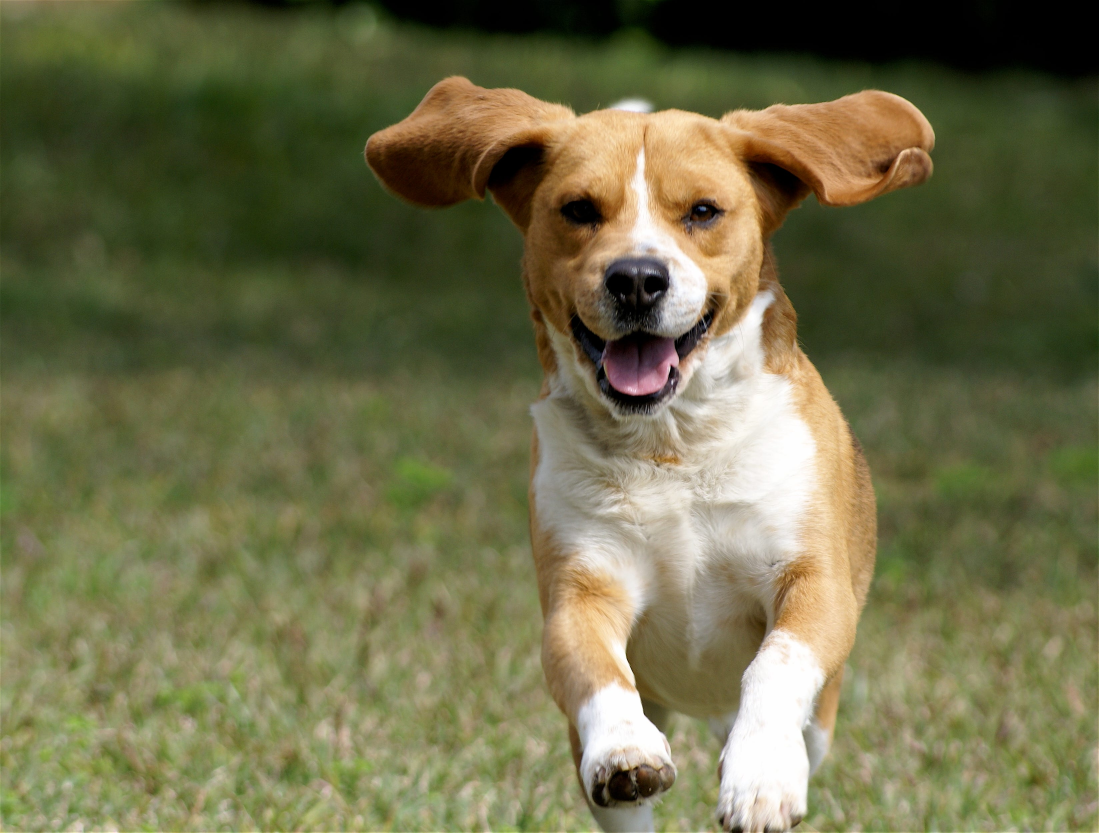
//> input picture CPP_OpenCV_Review/Dog.jpg, 3296 x 2497 px (shown at 1/3 size)
$ ./OpenCV_Review   (built with g++ and OpenCV 4)
//> lines starting //> are read from the running program, lines starting //| are printed output that depends on the picture
#include <iostream>
#include <opencv2/opencv.hpp>
#include <opencv2/highgui/highgui.hpp>
#include <opencv2/cudaimgproc.hpp>
#include <opencv2/core/cuda.hpp>
#include <opencv2/dnn.hpp>
int main() {
    // 設定圖片路徑
    std::string imagePath = "./Dog.jpg";

    // 讀取圖片
    cv::Mat originalImage = cv::imread(imagePath);
//> originalImage is the input picture: 2497 rows x 3296 cols, CV_8UC3; mean B, G, R 74, 109.4, 110.7

    // 檢查圖片是否成功讀取
    if (originalImage.empty()) {
        std::cout << "無法讀取圖片: " << imagePath << std::endl;
        return -1;
    }

    cv::Mat resizedImage;
    cv::resize(originalImage, resizedImage, cv::Size(640, 480));
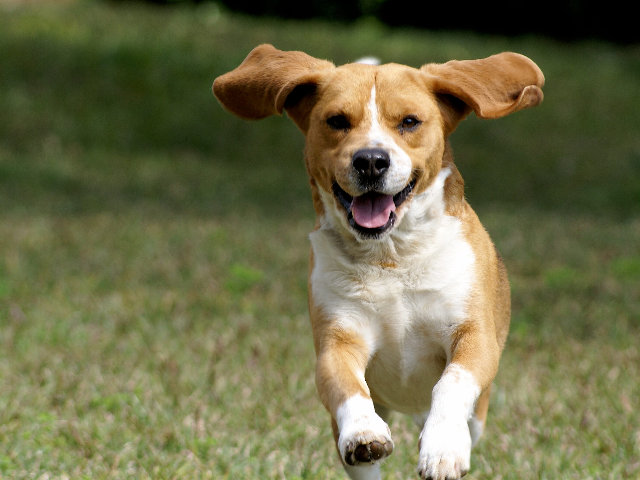
//> resizedImage: 480 rows x 640 cols, CV_8UC3; mean B, G, R 73.9, 109.3, 110.6

    // 將圖片轉換為灰階
    cv::Mat grayscaleImage;
    cv::cvtColor(resizedImage, grayscaleImage, cv::COLOR_BGR2GRAY);
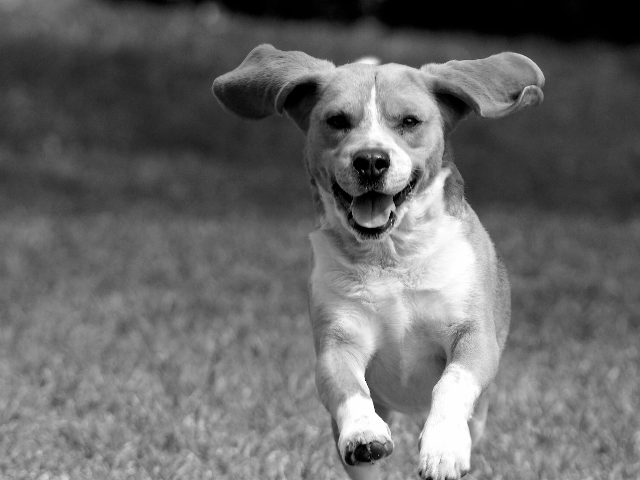
//> grayscaleImage: 480 rows x 640 cols, CV_8UC1; min 0, max 255, mean 105.6

    // 顯示原始圖片和灰階圖片
    cv::imshow("resized Image", resizedImage);
    cv::imshow("Grayscale Image", grayscaleImage);

    // 調整曝光值（假設增加50曝光值）
    cv::Mat adjustedImage = grayscaleImage + 50;
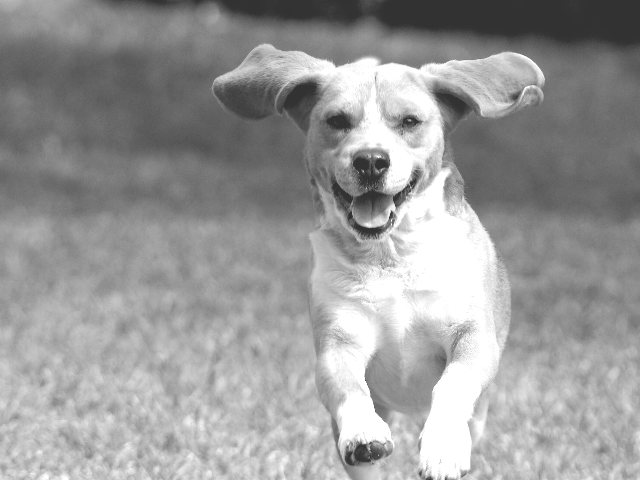
//> adjustedImage: 480 rows x 640 cols, CV_8UC1; min 50, max 255, mean 153.9

    // 顯示調整後的圖片
    cv::imshow("Adjusted Image", adjustedImage);
    cv::cuda::GpuMat dst, src;
//> (the run ends here: the program stops with an error, at `src.upload(grayscaleImage);`)
